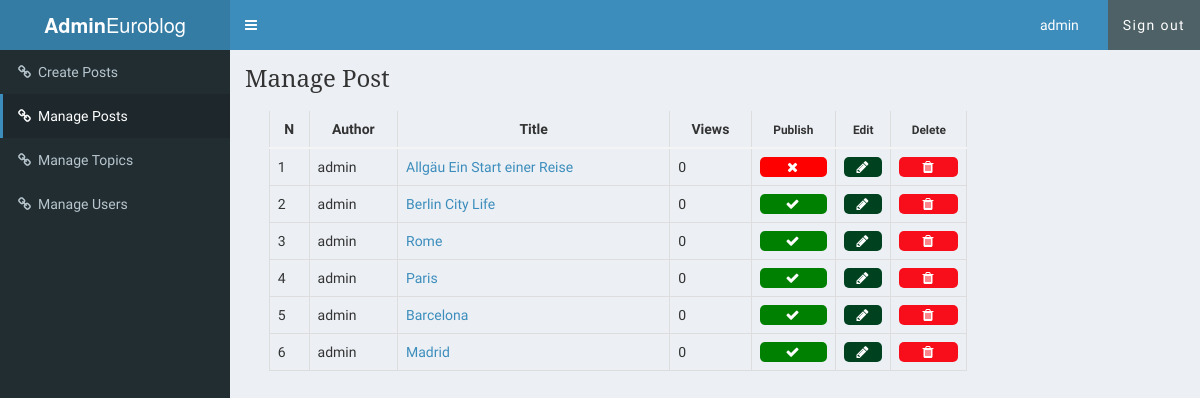
Screenshot of /admin/posts.php (signed in) with the database file from the repository.
### tables this page shows
CREATE TABLE `posts` (
  `id` int(11) NOT NULL,
  `user_id` int(11) DEFAULT NULL,
  `title` varchar(255) NOT NULL,
  `slug` varchar(255) NOT NULL,
  `views` int(11) NOT NULL DEFAULT 0,
  `image` varchar(255) NOT NULL,
  `body` text NOT NULL,
  `published` tinyint(1) NOT NULL,
  `created_at` timestamp NOT NULL DEFAULT current_timestamp() ON UPDATE current_timestamp(),
  `updated_at` timestamp NOT NULL DEFAULT '0000-00-00 00:00:00'
);

### admin/includes/post_functions.php (called while the page is built, shortened)
<?php
function getAllPosts()
{
	global $conn;
	if ($_SESSION['user']['role'] == "Admin") {
		$sql = "SELECT * FROM posts";
	} elseif ($_SESSION['user']['role'] == "Author") {
		$user_id = $_SESSION['user']['id'];
		$sql = "SELECT * FROM posts WHERE user_id=$user_id";
	}
	$result = mysqli_query($conn, $sql);
	$posts = mysqli_fetch_all($result, MYSQLI_ASSOC);
	$final_posts = array();
	foreach ($posts as $post) {
		$post['author'] = getPostAuthorById($post['user_id']);
		array_push($final_posts, $post);
	}
	return $final_posts;
}
function getPostAuthorById($user_id)
{
	global $conn;
	$sql = "SELECT username FROM users WHERE id=$user_id";
	$result = mysqli_query($conn, $sql);
	if ($result) {
		return mysqli_fetch_assoc($result)['username'];
	} else {
		return null;
	}
}
?>

### admin/posts.php (the view, shortened to what this page needs)
<?php include('../config.php'); ?>
<?php include(ROOT_PATH . '/admin/includes/post_functions.php'); ?>
<?php include(ROOT_PATH . '/admin/includes/head_section.php'); ?>
<?php $posts = getAllPosts(); ?>
</head>
<body class="hold-transition skin-blue sidebar-mini">
<div class="wrapper">
  <header class="main-header">
    <a href="dashboard.php" class="logo">
      <span class="logo-lg"><b>Admin</b>Euroblog</span>
    </a>
    <nav class="navbar navbar-static-top" role="navigation">
      <a href="#" class="sidebar-toggle" data-toggle="push-menu" role="button">
      </a>
      <div class="navbar-custom-menu">
        <ul class="nav navbar-nav">
          <li class="dropdown user user-menu">
            <a href="dashboard.php" class="dropdown-toggle" data-toggle="dropdown">
              <span><?php echo $_SESSION['user']['username'] ?></span> &nbsp; &nbsp;
            </a>
          </li>
          <li>
          <a href="<?php echo BASE_URL . '/logout.php'; ?>" class="btn btn-flat">Sign out</a>
          </li>
        </ul>
      </div>
    </nav>
  </header>
  <aside class="main-sidebar">
    <section class="sidebar">
      <ul class="sidebar-menu" data-widget="tree">
        <li class="inactive">
          <a href="<?php echo BASE_URL . '/admin/create_post.php' ?>"><i class="fa fa-link"></i><span>Create Posts</span></a>
        </li>
        <li class="active">
          <?php if ($_SESSION['user']['username'] === 'admin'):?>
			    <a href="<?php echo BASE_URL . '/admin/posts.php' ?>"><i class="fa fa-link"></i><span>Manage Posts</span></a>
			    <?php endif ?>
        </li>
        <li class="inactive">
          <?php if ($_SESSION['user']['username'] === 'admin'):?>
			    <a href="<?php echo BASE_URL . '/admin/topics.php' ?>"><i class="fa fa-link"></i><span>Manage Topics</span></a>
			    <?php endif ?>
        </li>
        <li class="inactive">
        <a href="<?php echo BASE_URL . '/admin/users.php' ?>"><i class="fa fa-link"></i><span>Manage Users</span></a>
        </li>
      </ul>
    </section>
  </aside>
  <div class="content-wrapper">
    <section class="content-header">
      <h1>
        Manage Post
      </h1>
    </section>
		<div class="table-div"  style="width: 80%;">
			<?php if (empty($posts)): ?>
				<h1 style="text-align: center; margin-top: 20px;">No posts in the database.</h1>
			<?php else: ?>
				<table class="table">
						<thead>
						<th>N</th>
						<th>Author</th>
						<th>Title</th>
						<th>Views</th>
						<?php if ($_SESSION['user']['role'] == "Admin"): ?>
							<th><small>Publish</small></th>
						<?php endif ?>
						<th><small>Edit</small></th>
						<th><small>Delete</small></th>
					</thead>
					<tbody>
					<?php foreach ($posts as $key => $post): ?>
						<tr>
							<td><?php echo $key + 1; ?></td>
							<td><?php echo $post['author']; ?></td>
							<td>
								<a 	target="_blank"
								href="<?php echo BASE_URL . '/single_post.php?post-slug=' . $post['slug'] ?>">
									<?php echo $post['title']; ?>
								</a>
							</td>
							<td><?php echo $post['views']; ?></td>
							<?php if ($_SESSION['user']['role'] == "Admin" ): ?>
								<td>
								<?php if ($post['published'] == true): ?>
									<a class="fa fa-check btn unpublish"
										href="posts.php?unpublish=<?php echo $post['id'] ?>">
									</a>
								<?php else: ?>
									<a class="fa fa-times btn publish"
										href="posts.php?publish=<?php echo $post['id'] ?>">
									</a>
								<?php endif ?>
								</td>
							<?php endif ?>
							<td>
								<a class="fa fa-pencil btn edit"
									href="create_post.php?edit-post=<?php echo $post['id'] ?>">
								</a>
							</td>
							<td>
								<a  class="fa fa-trash btn delete"
									href="create_post.php?delete-post=<?php echo $post['id'] ?>">
								</a>
							</td>
						</tr>
					<?php endforeach ?>
					</tbody>
				</table>
			<?php endif ?>
		</div>
  </div>
</div>
</body>
</html>

### static/css/admin_style.css (style rules this page uses)
* { margin: 0px; padding: 0px; }
a { text-decoration: none; }
h1, h2, h3, h4, h5, h6 { font-family: 'Noto Serif', serif; }
table { border-collapse: collapse; width: 70%; margin: 20px auto; }
th, td { padding: 8px; text-align: left; border: 1px solid #ddd; }
th { text-align: center; }
.btn { color: white; background: #4E6166; text-align: center; border: none; border-radius: 5px; display: block; letter-spacing: .1em; padding: 13px 20px; text-decoration: none; }
.table-div { float: left; width: 47%; }
.table-div table { width: 90%; }
.table-div a.fa { color: white; padding: 3px; }
.table-div .edit { background: #004220; }
.table-div .delete { background: #F70E1A; }
.table-div .publish { background: red; }
.table-div .unpublish { background: green; }

### rows the page displays
posts: author "admin", title "Allgäu Ein Start einer Reise", views "0"
posts: author "admin", title "Berlin City Life", views "0"
posts: author "admin", title "Rome", views "0"
posts: author "admin", title "Paris", views "0"
posts: author "admin", title "Barcelona", views "0"
posts: author "admin", title "Madrid", views "0"

### other values shown
$_SESSION['user']['username'] "admin"
